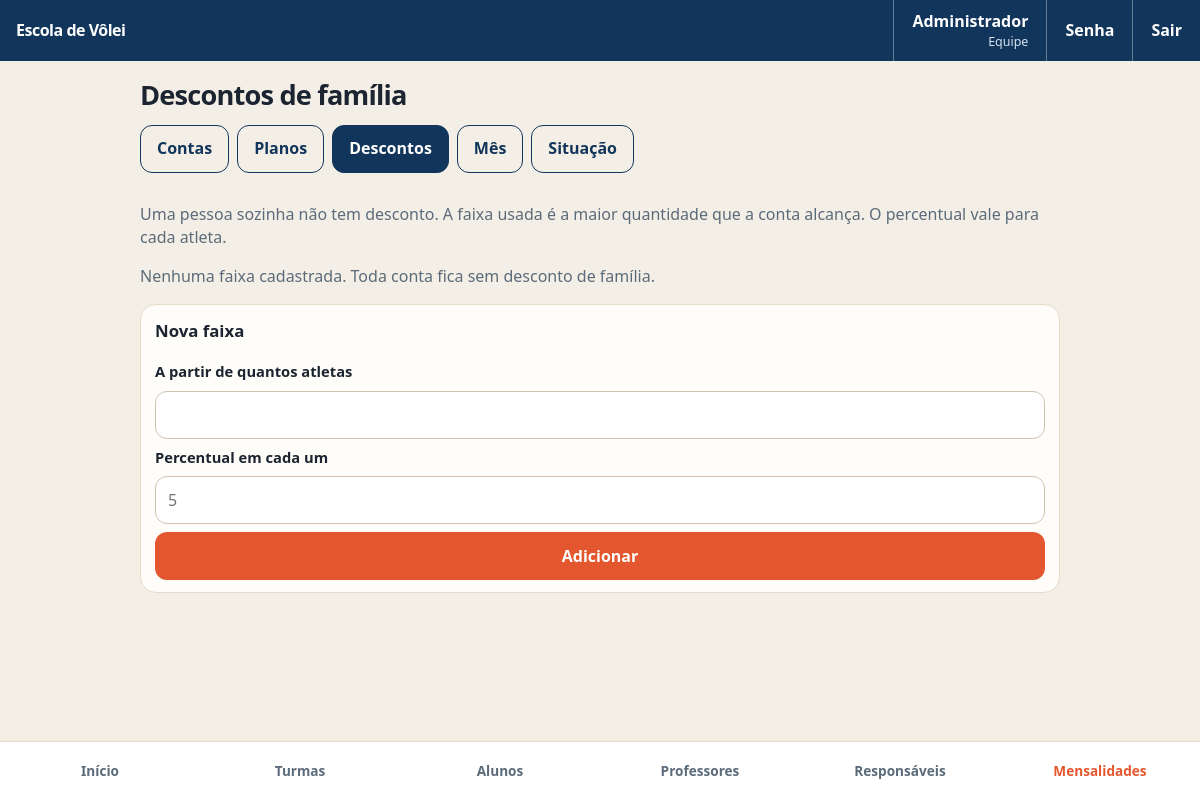
The app's page /mensalidades/descontos (signed in), older data.
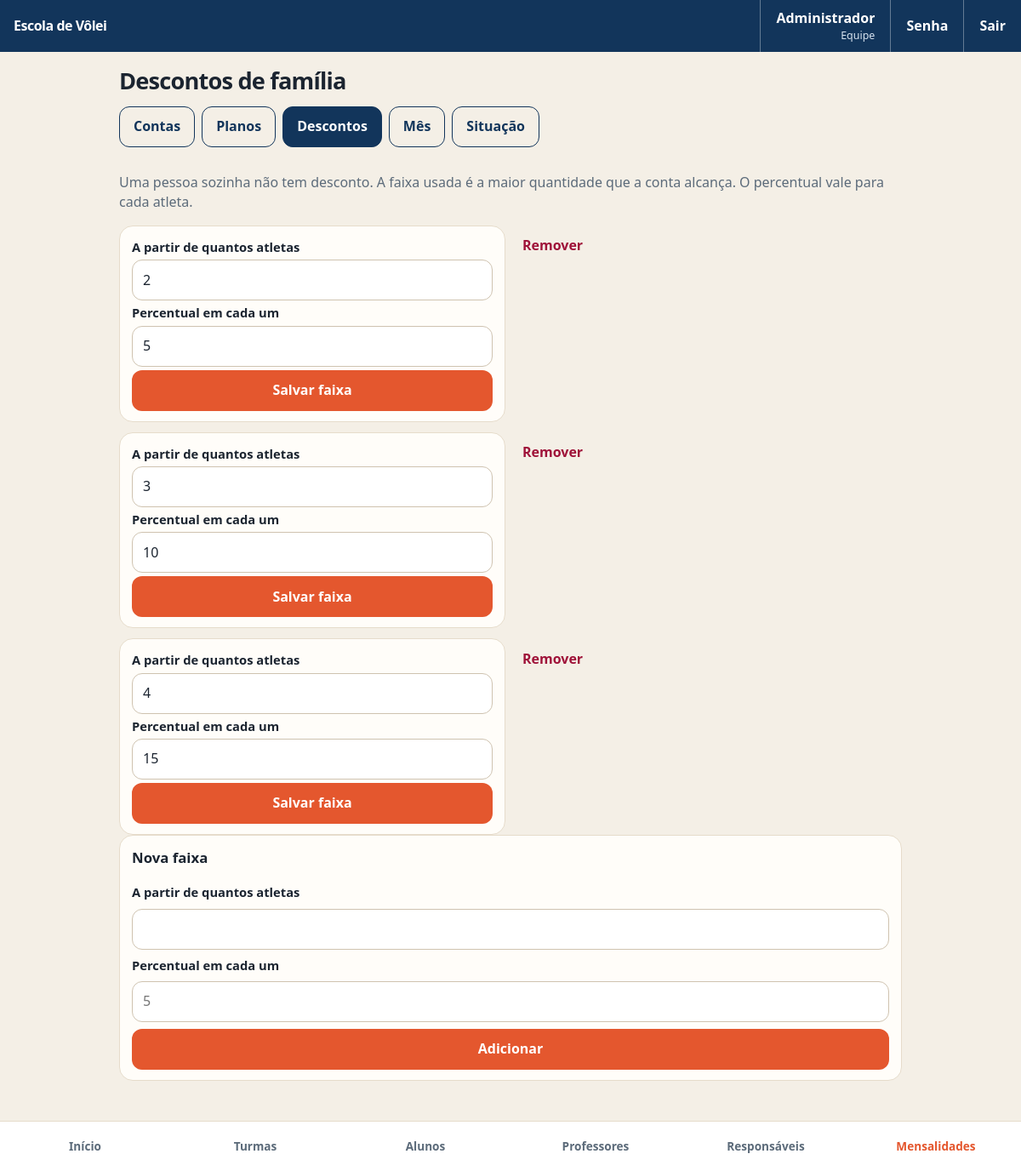
The same page, newer data.
### tables this page shows
CREATE TABLE usuarios (
  id INT UNSIGNED AUTO_INCREMENT PRIMARY KEY,
  nome VARCHAR(120) NOT NULL,
  email VARCHAR(180) NOT NULL,
  senha_hash VARCHAR(255) NOT NULL,
  papel ENUM('equipe', 'responsavel', 'professor', 'aluno') NOT NULL,
  ativo TINYINT(1) NOT NULL DEFAULT 1,
  criado_em TIMESTAMP NOT NULL DEFAULT CURRENT_TIMESTAMP,
  atualizado_em TIMESTAMP NOT NULL DEFAULT CURRENT_TIMESTAMP ON UPDATE CURRENT_TIMESTAMP,
  UNIQUE KEY uq_usuarios_email (email)
);

CREATE TABLE faixas_desconto (
  id INT UNSIGNED AUTO_INCREMENT PRIMARY KEY,
  minimo_atletas TINYINT UNSIGNED NOT NULL,
  percentual DECIMAL(5,2) NOT NULL,
  UNIQUE KEY uq_faixas_minimo (minimo_atletas),
  CONSTRAINT ck_faixas_minimo CHECK (minimo_atletas >= 2),
  CONSTRAINT ck_faixas_percentual CHECK (percentual >= 0 AND percentual <= 100)
);

### src/helpers.php (called while the page is built, shortened)
<?php
function db(): PDO
{
    static $pdo = null;
    if ($pdo instanceof PDO) {
        return $pdo;
    }
    $c = require dirname(__DIR__) . '/config/database.php';
    $dsn = sprintf(
        'mysql:host=%s;port=%d;dbname=%s;charset=%s',
        $c['host'],
        $c['port'],
        $c['name'],
        $c['charset']
    );
    try {
        $pdo = new PDO($dsn, $c['user'], $c['pass'], [
            PDO::ATTR_ERRMODE => PDO::ERRMODE_EXCEPTION,
            PDO::ATTR_DEFAULT_FETCH_MODE => PDO::FETCH_ASSOC,
            PDO::ATTR_EMULATE_PREPARES => false,
        ]);
        $pdo->exec("SET time_zone = '-03:00'");
    } catch (PDOException $e) {
        error_log($e->getMessage());
        http_response_code(500);
        exit('Não foi possível conectar ao banco volei. Importe database/schema.sql no MariaDB.');
    }
    return $pdo;
}
function q(string $sql, array $params = []): array
{
    $st = db()->prepare($sql);
    $st->execute($params);
    return $st->fetchAll();
}
function q1(string $sql, array $params = []): ?array
{
    $st = db()->prepare($sql);
    $st->execute($params);
    $row = $st->fetch();
    return $row === false ? null : $row;
}
function base_path(): string
{
    $base = str_replace('\\', '/', dirname($_SERVER['SCRIPT_NAME'] ?? ''));
    $base = rtrim($base, '/');
    if ($base === '/' || $base === '.' || $base === '') {
        return '';
    }
    return $base;
}
function url(string $path = '/'): string
{
    $path = '/' . ltrim($path, '/');
    $full = base_path() . ($path === '/' ? '/' : $path);
    $partes = explode('/', $full);
    $partes = array_map(static fn (string $parte): string => rawurlencode($parte), $partes);
    $montada = implode('/', $partes);
    return $montada === '' ? '/' : $montada;
}
function request_path(): string
{
    $uri = parse_url($_SERVER['REQUEST_URI'] ?? '/', PHP_URL_PATH);
    $uri = rawurldecode(is_string($uri) ? $uri : '/');
    $base = base_path();
    $uri = '/' . trim($uri, '/');
    return $uri;
}
function e(?string $valor): string
{
    return htmlspecialchars((string) $valor, ENT_QUOTES, 'UTF-8');
}
function pull_flash(): ?array
{
    if (empty($_SESSION['flash']) || !is_array($_SESSION['flash'])) {
        return null;
    }
    $flash = $_SESSION['flash'];
    return $flash;
}
function render(string $view, array $data = [], bool $publico = false): void
{
    $data['publico'] = $publico;
    $data['usuario'] ??= Auth::usuario();
    $data['flash'] ??= pull_flash();
    $data['titulo'] ??= 'Escola de Vôlei';
    extract($data, EXTR_SKIP);
    require dirname(__DIR__) . '/views/' . $view . '.php';
    $conteudo = ob_get_clean();
    require dirname(__DIR__) . '/views/layout.php';
}
function parte(string $nome, array $data = []): void
{
    extract($data, EXTR_SKIP);
    require dirname(__DIR__) . '/views/partes/' . $nome . '.php';
}
function require_login(): array
{
    $usuario = Auth::usuario();
    return $usuario;
}
function require_papel(string ...$papeis): array
{
    $usuario = require_login();
    return $usuario;
}
function nav_ativo(string $href): bool
{
    $atual = request_path();
    if ($href === '/') {
        return $atual === '/';
    }
    return $atual === $href || str_starts_with($atual, $href . '/');
}
function papel_label(string $papel): string
{
    return match ($papel) {
        'equipe' => 'Equipe',
        'responsavel' => 'Responsável',
        'professor' => 'Professor',
        'aluno' => 'Aluno',
        default => $papel,
    };
}

### src/controllers/mensalidades.php (called while the page is built, shortened)
<?php
function descontos_ver(): void
{
    require_papel('equipe');
    render('mensalidades/descontos', [
        'titulo' => 'Descontos',
        'faixas' => faixas_desconto(),
    ]);
}

### index.php (called while the page is built, shortened)
<?php
require __DIR__ . '/src/bootstrap.php';
require __DIR__ . '/src/routes.php';
despachar();

### src/Auth.php (called while the page is built, shortened)
<?php
final class Auth
{
    private static bool $resolvido = false;
    private static ?array $usuario = null;
    public static function usuario(): ?array
    {
        if (self::$resolvido) {
            return self::$usuario;
        }
        self::$resolvido = true;
        $id = $_SESSION['usuario_id'] ?? null;
        $usuario = q1(
            'SELECT id, nome, email, papel, ativo FROM usuarios WHERE id = ?',
            [(int) $id]
        );
        self::$usuario = $usuario;
        return $usuario;
    }
}

### src/regras.php (called while the page is built, shortened)
<?php
function faixas_desconto(): array
{
    return q('SELECT id, minimo_atletas, percentual FROM faixas_desconto ORDER BY minimo_atletas');
}

### views/mensalidades/descontos.php (the view, shortened to what the changed rows need)
<h1>Descontos de família</h1>
<?php parte('menu_mensalidades'); ?>
<p class="estado">Uma pessoa sozinha não tem desconto. A faixa usada é a maior quantidade que a conta alcança. O percentual vale para cada atleta.</p>
<?php if ($faixas === []): ?>
    <p class="vazio">Nenhuma faixa cadastrada. Toda conta fica sem desconto de família.</p>
<?php else: ?>
    <div class="lista">
        <?php foreach ($faixas as $faixa): ?>
            <form method="post" action="<?= e(url('/mensalidades/descontos/' . $faixa['id'])) ?>" class="form cartao">
                <label for="minimo-<?= (int) $faixa['id'] ?>">A partir de quantos atletas</label>
                <input id="minimo-<?= (int) $faixa['id'] ?>" name="minimo_atletas" type="number" min="2" max="30" required value="<?= (int) $faixa['minimo_atletas'] ?>">
                <label for="percentual-<?= (int) $faixa['id'] ?>">Percentual em cada um</label>
                <input id="percentual-<?= (int) $faixa['id'] ?>" name="percentual" inputmode="decimal" required value="<?= e(rtrim(rtrim(number_format((float) $faixa['percentual'], 2, ',', ''), '0'), ',')) ?>">
                <button class="btn" type="submit">Salvar faixa</button>
            </form>
            <form method="post" action="<?= e(url('/mensalidades/descontos/' . $faixa['id'] . '/excluir')) ?>" onsubmit="return confirm('Remover esta faixa?');">
                <button class="btn-perigo" type="submit">Remover</button>
            </form>
        <?php endforeach; ?>
    </div>
<?php endif; ?>
<form method="post" action="<?= e(url('/mensalidades/descontos')) ?>" class="form bloco">
    <h2>Nova faixa</h2>
    <label for="minimo_atletas">A partir de quantos atletas</label>
    <input id="minimo_atletas" name="minimo_atletas" type="number" min="2" max="30" required>
    <label for="percentual">Percentual em cada um</label>
    <input id="percentual" name="percentual" inputmode="decimal" required placeholder="5">
    <button class="btn" type="submit">Adicionar</button>
</form>

### views/partes/menu_mensalidades.php
<?php
$atualMenu = request_path();
$itensMenu = [
    ['/mensalidades', 'Contas'],
    ['/mensalidades/planos', 'Planos'],
    ['/mensalidades/descontos', 'Descontos'],
    ['/mensalidades/mes', 'Mês'],
    ['/mensalidades/situacao', 'Situação'],
];
?>
<div class="linha-acoes">
    <?php foreach ($itensMenu as [$href, $rotulo]): ?>
        <?php $marcado = $href === '/mensalidades' ? $atualMenu === '/mensalidades' : str_starts_with($atualMenu, $href); ?>
        <a class="btn btn-secundario btn-linha" href="<?= e(url($href)) ?>"<?= $marcado ? ' aria-current="page"' : '' ?>><?= e($rotulo) ?></a>
    <?php endforeach; ?>
</div>

### src/routes.php (shortened to what the changed rows need)
<?php
require __DIR__ . '/controllers/auth.php';
require __DIR__ . '/controllers/mensalidades.php';
function despachar(): void
{
    $metodo = $_SERVER['REQUEST_METHOD'] ?? 'GET';
    $caminho = request_path();
    foreach ($rotas as [$metodoRota, $padrao, $acao]) {
        if ($metodoRota === $metodo && preg_match($padrao, $caminho, $params)) {
            array_shift($params);
            $acao(...$params);
            return;
        }
    }
}

### views/layout.php (shortened to what the changed rows need)
<!DOCTYPE html>
<html lang="pt-BR">
<head>
    <link rel="stylesheet" href="<?= e(url('/assets/css/app.css')) ?>?v=<?= (int) @filemtime(__DIR__ . '/../assets/css/app.css') ?>">
</head>
<body class="<?= !empty($publico) ? 'publico' : 'app' ?>">
<?php if (!empty($publico)): ?>
    <main class="miolo miolo-publico">
        <?= $conteudo ?>
    </main>
<?php else: ?>
    <header class="topo">
        <a class="marca-topo" href="<?= e(url('/')) ?>">Escola de Vôlei</a>
        <?php if (!empty($usuario)): ?>
            <div class="topo-acoes">
                <p class="quem">
                    <strong><?= e($usuario['nome']) ?></strong>
                    <span><?= e(papel_label($usuario['papel'])) ?></span>
                </p>
                <?php if ($usuario['papel'] === 'equipe'): ?>
                    <a class="link-topo" href="<?= e(url('/senha')) ?>">Senha</a>
                <?php endif; ?>
                <form class="topo-sair" method="post" action="<?= e(url('/sair')) ?>">
                    <button class="link-topo botao-link" type="submit">Sair</button>
                </form>
            </div>
        <?php endif; ?>
    </header>
    <main class="miolo">
        <?= $conteudo ?>
    </main>
    <?php if (!empty($usuario)): ?>
        <nav class="nav" aria-label="Principal">
            <?php
            if ($usuario['papel'] === 'equipe') {
                $itens = [['/', 'Início'], ['/turmas', 'Turmas'], ['/alunos', 'Alunos'], ['/professores', 'Professores'], ['/responsaveis', 'Responsáveis'], ['/mensalidades', 'Mensalidades']];
            } elseif ($usuario['papel'] === 'professor') {
                $itens = [['/', 'Início'], ['/senha', 'Senha']];
            } else {
                $itens = [['/', 'Início'], ['/pagamentos', 'Pagamentos'], ['/senha', 'Senha']];
            }
            foreach ($itens as [$href, $rotulo]):
            ?>
                <a href="<?= e(url($href)) ?>"<?= nav_ativo($href) ? ' aria-current="page"' : '' ?>><?= e($rotulo) ?></a>
            <?php endforeach; ?>
        </nav>
    <?php endif; ?>
<?php endif; ?>
</body>
</html>

Row changes from the older to the newer data that the page shows:
added faixas_desconto: minimo_atletas "2", percentual "5"
added faixas_desconto: minimo_atletas "3", percentual "10"
added faixas_desconto: minimo_atletas "4", percentual "15"
Text that changed along with them:
list line gone: "Nenhuma faixa cadastrada. Toda conta fica sem desconto de família."
